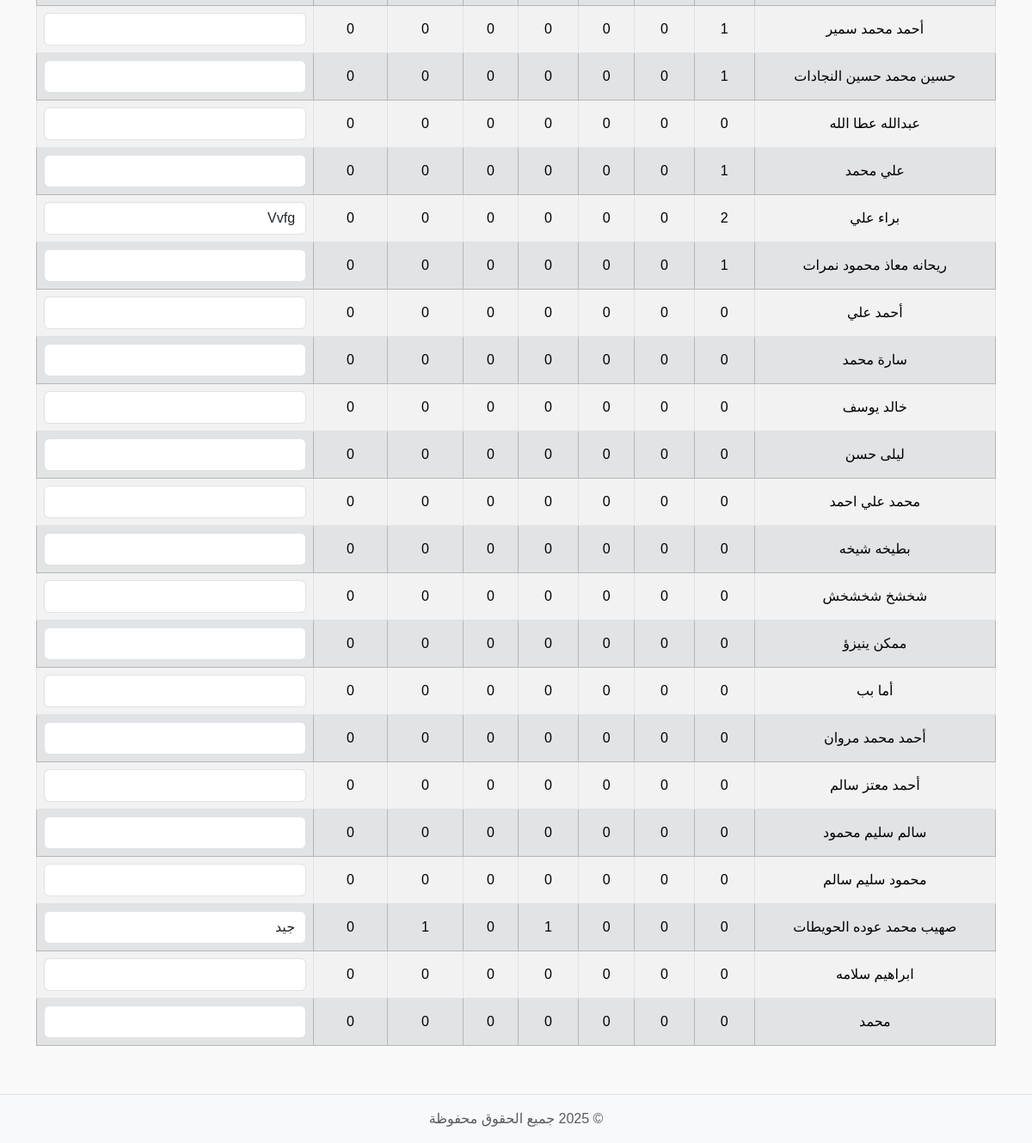
The page /reports (lower part) on the database as committed earlier.
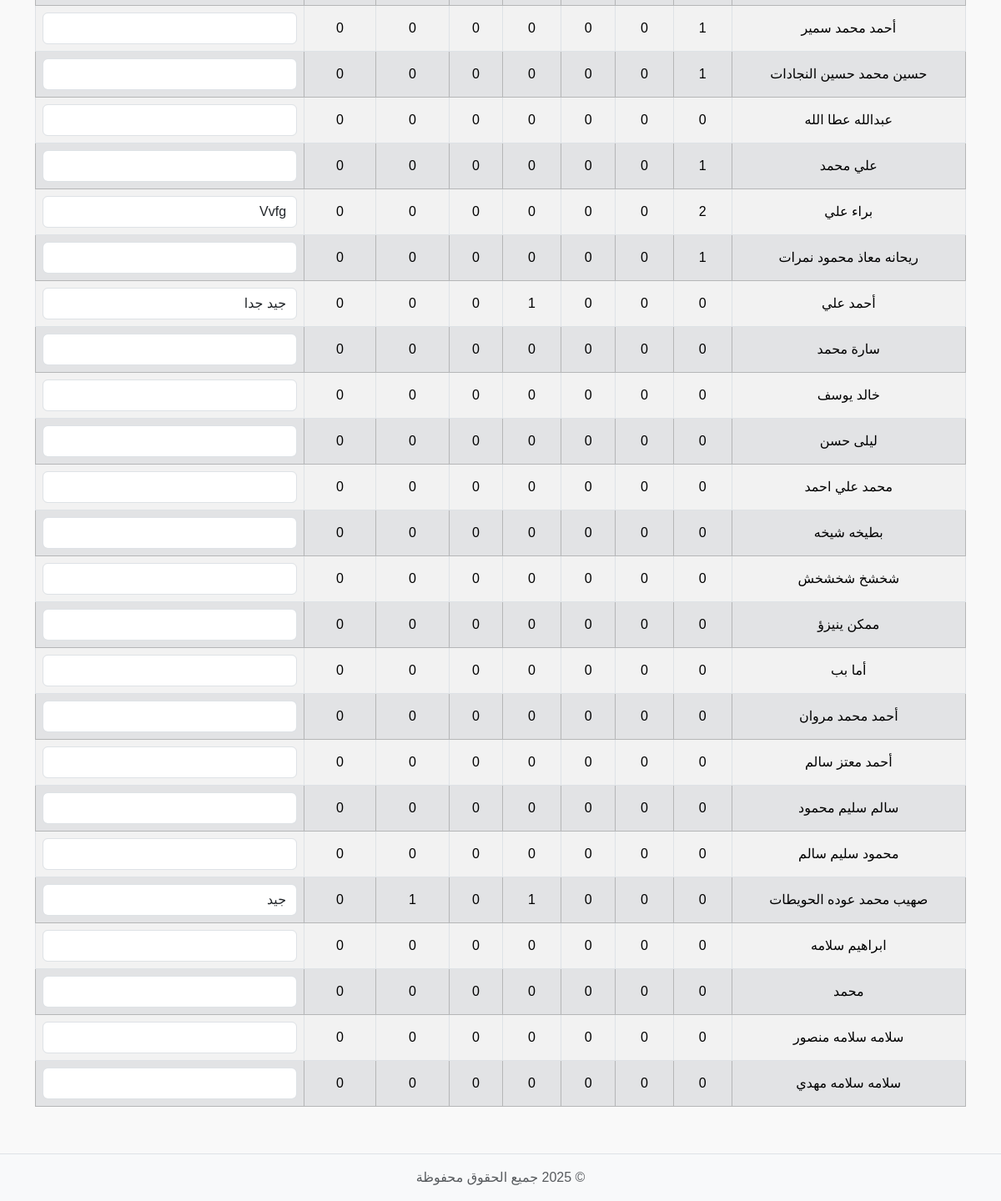
The same page on the database as committed later.
### tables this page shows
CREATE TABLE students (
    id INTEGER PRIMARY KEY AUTOINCREMENT,
    student_name TEXT NOT NULL,
    username TEXT,
    password TEXT
, class_name TEXT, section TEXT);

### reports.py (the view)
def reports_page():
    conn = get_db_connection()
    today = date.today().isoformat()
    students = conn.execute('''
        SELECT s.id, s.student_name, s.class_name, s.section,
               SUM(CASE WHEN a.status='present' THEN 1 ELSE 0 END) AS present_count,
               SUM(CASE WHEN a.status='late' THEN 1 ELSE 0 END) AS late_count,
               SUM(CASE WHEN a.status='absent' THEN 1 ELSE 0 END) AS absent_count,
               t.homework, t.book, t.participation, t.misbehavior, t.note
        FROM students s
        LEFT JOIN attendance a ON s.id = a.student_id
        LEFT JOIN student_tracking t ON s.id = t.student_id AND t.date=?
        GROUP BY s.id
    ''', (today,)).fetchall()
    classes = [row['class_name'] for row in conn.execute("SELECT DISTINCT class_name FROM students").fetchall()]
    sections = [row['section'] for row in conn.execute("SELECT DISTINCT section FROM students").fetchall()]
    conn.close()
    return render_template('reports.html', students=students, today=today, classes=classes, sections=sections)

### db.py (called while the page is built)
def get_db_connection():
    conn = sqlite3.connect(DB_PATH)
    conn.row_factory = sqlite3.Row
    return conn

### templates/reports.html (shortened to what this page needs)
{% include 'partials/header.html' %}
<div class="container my-3">
    <div class="table-responsive">
        <table class="table table-bordered table-striped text-center" id="reportsTable">
            <tbody>
                {% for student in students %}
                <tr data-class="{{ student.class_name }}" data-section="{{ student.section }}" class="{% if loop.index0 % 2 == 0 %}table-white{% else %}table-secondary{% endif %}">
                    <td>{{ student.student_name }}</td>
                    <td class="clickable" data-student="{{ student.id }}" data-status="present">{{ student.present_count or 0 }}</td>
                    <td class="clickable" data-student="{{ student.id }}" data-status="late">{{ student.late_count or 0 }}</td>
                    <td class="clickable" data-student="{{ student.id }}" data-status="absent">{{ student.absent_count or 0 }}</td>
                    <td class="clickable" data-student="{{ student.id }}" data-field="homework">{{ student.homework or 0 }}</td>
                    <td class="clickable" data-student="{{ student.id }}" data-field="book">{{ student.book or 0 }}</td>
                    <td class="clickable" data-student="{{ student.id }}" data-field="participation">{{ student.participation or 0 }}</td>
                    <td class="clickable" data-student="{{ student.id }}" data-field="misbehavior">{{ student.misbehavior or 0 }}</td>
                    <td>
                        <input type="text" class="note-input form-control {% if student.note %}has-note{% endif %}"
                               value="{{ student.note or '' }}"
                               data-student="{{ student.id }}">
                    </td>
                </tr>
                {% endfor %}
            </tbody>
        </table>
    </div>
</div>
{% include 'partials/footer.html' %}

### templates/partials/header.html (shortened to what this page needs)
<!DOCTYPE html>
<html lang="ar">
<head>
    <link href="https://cdn.jsdelivr.net/npm/bootstrap@5.3.2/dist/css/bootstrap.min.css" rel="stylesheet">
    <link type="text/css" rel="stylesheet" href="https://cdn.jsdelivr.net/npm/jsgrid@1.5.3/dist/jsgrid.min.css" />
    <link type="text/css" rel="stylesheet" href="https://cdn.jsdelivr.net/npm/jsgrid@1.5.3/dist/jsgrid-theme.min.css" />
    <link rel="stylesheet" href="{{ url_for('static', filename='css/style.css') }}?v=1.0">
</head>
<body>

### templates/partials/footer.html (shortened to what this page needs)
<footer class="bg-light text-center text-muted py-3 mt-4 border-top">
    © 2025 جميع الحقوق محفوظة
</footer>
</body>
</html>

### static/css/style.css (style rules this page uses)
html, body { height: 100%; margin: 0; padding: 0; }
body { font-family: 'Tajawal', sans-serif; background-color: #f9f9f9; direction: rtl; text-align: right; display: flex; flex-direction: column; min-height: 100vh; }
table { width: 100%; border-collapse: collapse; direction: rtl; }
footer { background-color: #f8f9fa; color: #6c757d; text-align: center; padding: 15px 0; border-top: 1px solid #dee2e6; width: 100%; margin-top: 50px; }

Rows that differ between the two databases and show on the page:
shown differently, row unchanged: students "أحمد علي": homework "0" → "1"; note (not shown) → "جيد جدا"
added students: student_name "سلامه سلامه منصور", present_count "0", late_count "0", absent_count "0", homework "0", book "0", participation "0", misbehavior "0"
added students: student_name "سلامه سلامه مهدي", present_count "0", late_count "0", absent_count "0", homework "0", book "0", participation "0", misbehavior "0"
